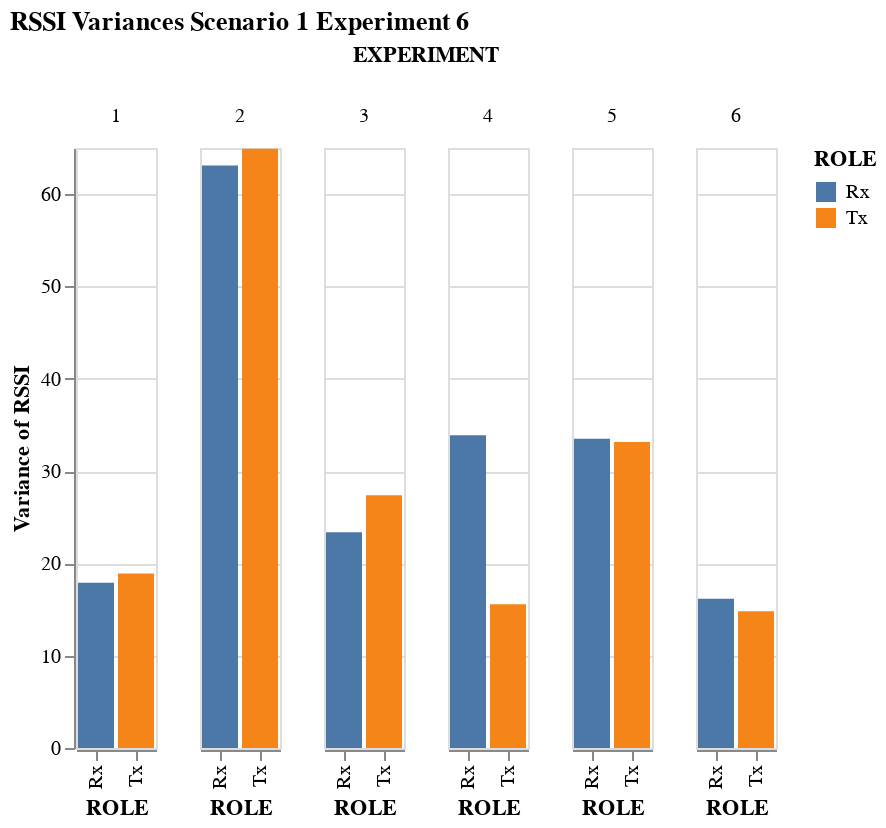

Source (notebook cell):
### Code cell
alt.Chart(RSSI_df, title=f"RSSI Variances Scenario 1 Experiment {experiment}").mark_bar().encode(
    x="ROLE:N",
    y="variance(RSSI)",
    color="ROLE:N",
    column="EXPERIMENT:N"
)

### Figure 1 — Vega-Lite specification as saved in the notebook (floating-point values rounded to 4 significant figures; data arrays with more than 128 entries replaced by an {"elided": "..."} marker saying what was removed)
{"config": {"view": {"continuousWidth": 400, "continuousHeight": 300}}, "data": {"name": "data-2cd4dfbe12f4c42d4aca585246144499"}, "mark": "bar", "encoding": {"color": {"field": "ROLE", "type": "nominal"}, "column": {"field": "EXPERIMENT", "type": "nominal"}, "x": {"field": "ROLE", "type": "nominal"}, "y": {"aggregate": "variance", "field": "RSSI", "type": "quantitative"}}, "title": "RSSI Variances Scenario 1 Experiment 6", "$schema": "https://vega.github.io/schema/vega-lite/v4.17.0.json", "datasets": {"data-2cd4dfbe12f4c42d4aca585246144499": {"elided": "552 records"}}}
